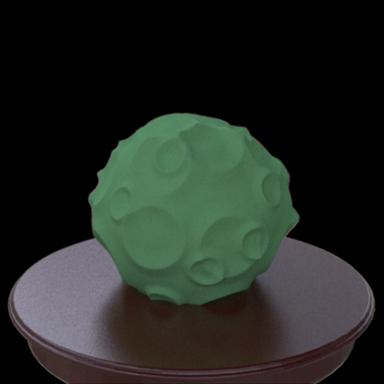
#> input picture backup_img/material_swym/Il1_obj0_Task1_D6_6_00/1/01.jpg, 384 x 384 px, found by its file name
$ python rename_filenames.py
#> lines starting #> are read from the running program, lines starting #| are printed output that depends on the picture
import os
import numpy as np
from PIL import Image


def correct_gamma_in_folder(folder_path,vec_gamma=[2.2,2.2,2.2]):
    # Get all PNG files in the folder
    jpg_files = [f for f in os.listdir(folder_path) if f.endswith('.jpg')]

    # Process each PNG file: convert to JPG, resize, and delete original PNG
    for jpg_file in jpg_files:
        jpg_path = os.path.join(folder_path, jpg_file)

        # Open the image
        with Image.open(jpg_path) as img:
#> img is the input picture: PIL image 384x384 RGB; mean R, G, B 34.9, 40.2, 34.7
            img_np = np.array(img)/255
            # recorrect from jpeg gamma
            img_np[:,:,0] = img_np[:,:,0]**(2.2)**(1/vec_gamma[0])
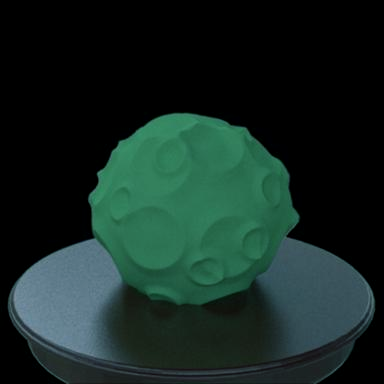
#> img_np: shape (384, 384, 3) float64; mean R, G, B 0.0849, 0.158, 0.136
            img_np[:,:,1] = img_np[:,:,1]**(2.2)**(1/vec_gamma[1])
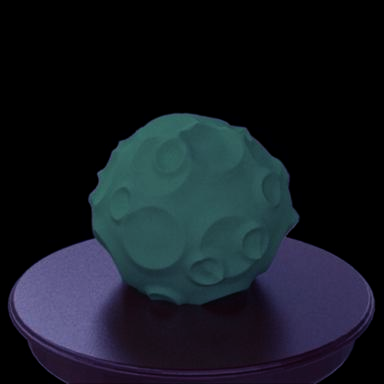
#> img_np: shape (384, 384, 3) float64; mean R, G, B 0.0849, 0.106, 0.136
            img_np[:,:,2] = img_np[:,:,2]**(2.2)**(1/vec_gamma[2])
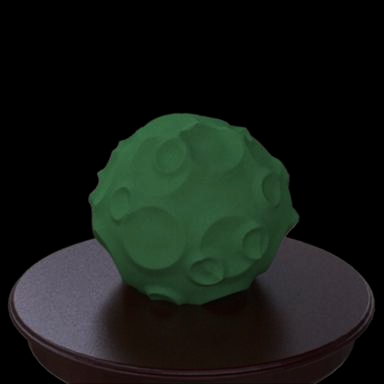
#> img_np: shape (384, 384, 3) float64; mean R, G, B 0.0849, 0.106, 0.0851
            img = Image.fromarray((img_np*255).astype(np.uint8))

            jpg_path = os.path.join(folder_path, jpg_file)
            # Save the image as JPG
            img.save(jpg_path, 'JPEG')
            print(f"Gamma corrected {jpg_file}")


# Function to convert PNG images to JPG, resize them to 384x384, and delete the original PNGs
# [52 lines left out: functions convert_and_resize_images_in_folder, swap_image_names, rename_images_in_folder, not called in this run]


# Specify the main directory where the folders are located
main_directory = "C:/Users/masas/OneDrive/Desktop/git/proj_shitsukan-db/static/shitsukan_app/img/material_swym"
vec_gamma = [2.2694,2.2662,2.1827]
# Iterate through each folder in the main directory
for folder_name in os.listdir(main_directory):
    folder_path = os.path.join(main_directory, folder_name)

    # Check if it's a directory
    if os.path.isdir(folder_path):
        # Look for the "1" and "0" subfolders
        for subfolder in ['1', '0']:
            subfolder_path = os.path.join(folder_path, subfolder)

            # Check if the subfolder exists
            if os.path.exists(subfolder_path) and os.path.isdir(subfolder_path):
                # Rename PNG images in this subfolder
                # rename_images_in_folder(subfolder_path)

                # Swap the wrong sorting.
                #swap_image_names(subfolder_path, '03.png', '05.png')

                #convert_and_resize_images_in_folder(subfolder_path, target_size=(384, 384))
                correct_gamma_in_folder(subfolder_path, vec_gamma=vec_gamma)
